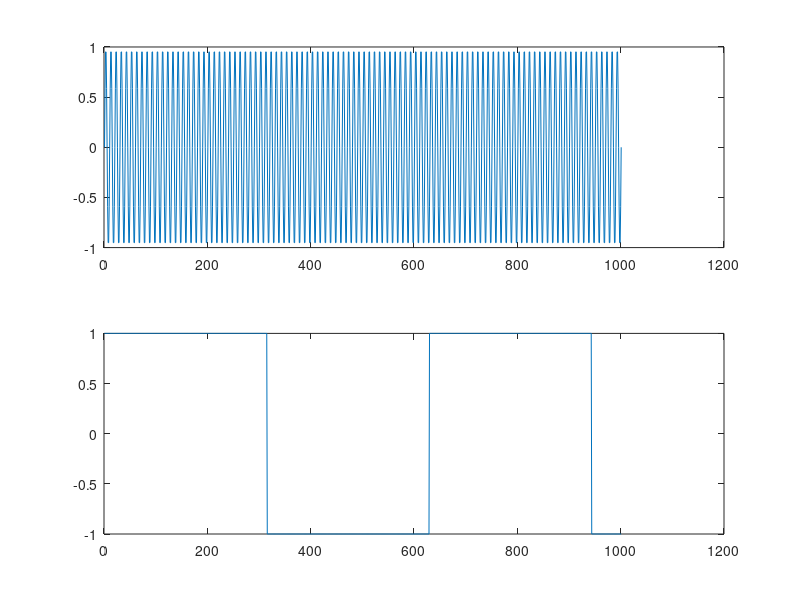

Source code (MATLAB): (Note: this script raises an error after producing the figure.)
% Trabajo Practico Nº 5
% Ejercicio 5
close all;
clear all;
N = 10;

t=0:0.01:N;
f= 10; % En Hz

S1 = sin( 2 * pi * t * f );
S2 = square(t);

figure(1);
subplot( 2, 1, 1 );
plot( S1 );
subplot( 2, 1, 2 );
plot( S2 );

figure(2);
Ys = convolucion_suma( S1, S2 );
Yc = conv( S1, S2 );
%Yf = filter( S1, S2 );
FT1 = fft(S1);
FT2 = fft(S2);
Yf = ifft( real( FT1 ) .* real( FT2 ) );
Yf2 = ifft( [ real( FT1 ) zeros( 1, length( S1 )-1 ) ] .* [ real( FT2 ) zeros( 1, length( S2 )-1 ) ] );

subplot( 5, 1, 1 );
plot( Ys );
title( "Convolucion x sumatoria" );

subplot( 5, 1, 2 );
plot( Yc );
title( "Conv" );

subplot( 5, 1, 3 );
plot( Yf );
title( "Convolucion x filtro" );

subplot( 5, 1, 4 );
plot( real( Yf ) );
title( "Convolucion x propiedad" );

subplot( 5, 1, 5 );
plot( real( Yf2 ) );
title( "Convolucion x propiedad + muestras" );
